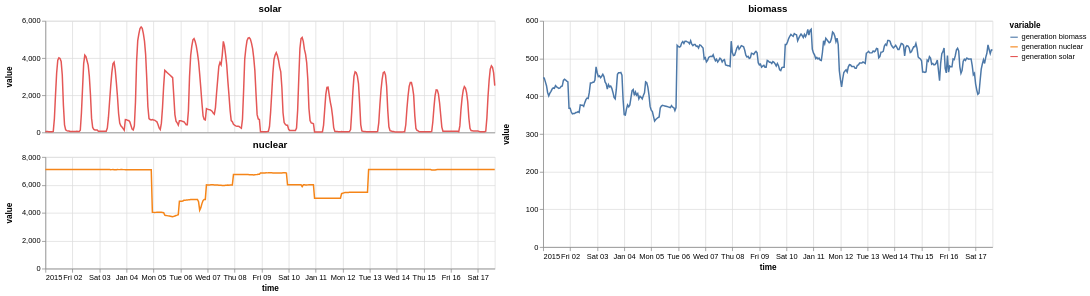

Notebook source saved alongside this figure:
### Markdown cell above
## Drawing the layout as a string

`on.layout` takes the arrangement as a multiline string, one character per grid
cell, and one keyword per character. A character repeated over several cells spans
them, and `.` leaves a cell empty.

```
A A B
C C B
```

reads as "two wide panels stacked on the left, one tall panel on the right". Only
`A-Z`, `a-z`, `0-9` and `.` are allowed, whitespace between the cells is free, and
the grid must be rectangular.

The `width` and `height` below size one grid cell, so `A` and `C` come out twice as
wide as `B`, and `B` twice as tall as them.

### Code cell
on.layout(
    "A A B\n"
    "C C B",
    A=line(solar, title='solar'),
    B=line(biomass, title='biomass'),
    C=line(nuclear, title='nuclear'),
)\
    .properties(width=300, height=150)\
    .show()

### Figure 1 — Vega specification as saved in the notebook (floating-point values rounded to 4 significant figures; data arrays with more than 128 entries replaced by an {"elided": "..."} marker saying what was removed)
{"$schema": "https://vega.github.io/schema/vega/v5.json", "data": [{"name": "source_0", "values": {"elided": "400 records"}, "transform": [{"type": "formula", "expr": "toDate(datum['time'])", "as": "time"}]}, {"name": "source_1", "values": {"elided": "400 records"}, "transform": [{"type": "formula", "expr": "toDate(datum['time'])", "as": "time"}]}, {"name": "source_2", "values": {"elided": "400 records"}, "transform": [{"type": "formula", "expr": "toDate(datum['time'])", "as": "time"}]}, {"name": "source_0_color_domain_variable_0", "values": [{"variable": "generation solar"}]}, {"name": "source_1_color_domain_variable_1", "values": [{"variable": "generation nuclear"}]}, {"name": "source_2_color_domain_variable_2", "values": [{"variable": "generation biomass"}]}, {"name": "source_0_concat_0_concat_0_y_domain_value", "values": [{"min": 23.0, "max": 5668.0}]}, {"name": "source_1_concat_0_concat_1_y_domain_value", "values": [{"min": 3712.0, "max": 7108.0}]}, {"name": "source_2_concat_1_y_domain_value", "values": [{"min": 334.0, "max": 578.0}]}], "signals": [{"name": "childWidth", "value": 604}, {"name": "concat_0_childHeight", "value": 150}, {"name": "concat_1_height", "value": 304}], "marks": [{"type": "group", "name": "concat_0_group", "marks": [{"type": "group", "name": "concat_0_concat_0_group", "encode": {"update": {"width": {"signal": "childWidth"}, "height": {"signal": "concat_0_childHeight"}}}, "marks": [{"type": "group", "name": "concat_0_concat_0_layer_0_pathgroup", "from": {"facet": {"data": "source_0", "name": "faceted_path_concat_0_concat_0_layer_0_main", "groupby": ["variable"]}}, "encode": {"update": {"width": {"field": {"signal": null, "datum": null, "group": "width", "parent": null}}, "height": {"field": {"signal": null, "datum": null, "group": "height", "parent": null}}}}, "marks": [{"type": "line", "name": "concat_0_concat_0_layer_0_marks", "from": {"data": "faceted_path_concat_0_concat_0_layer_0_main"}, "sort": {"field": "x"}, "encode": {"update": {"y": {"field": "value", "scale": "concat_0_concat_0_y"}, "x": {"field": "time", "scale": "x"}, "stroke": {"field": "variable", "scale": "color"}, "defined": {"signal": "isValid(datum[\"time\"]) && isFinite(+datum[\"time\"]) && isValid(datum[\"value\"]) && isFinite(+datum[\"value\"])"}}}, "style": ["line"]}]}], "axes": [{"scale": "x", "orient": "bottom", "gridScale": "concat_0_concat_0_y", "domain": false, "zindex": 0, "maxExtent": 0, "minExtent": 0, "labels": false, "grid": true, "aria": false, "ticks": false, "tickCount": {"signal": "ceil(childWidth/40)"}}, {"scale": "concat_0_concat_0_y", "grid": true, "tickCount": {"signal": "ceil(concat_0_childHeight/40)"}, "aria": false, "labels": false, "minExtent": 0, "orient": "left", "maxExtent": 0, "ticks": false, "gridScale": "x", "domain": false, "zindex": 0}, {"scale": "x", "labelOverlap": true, "orient": "bottom", "labels": false, "minExtent": 0, "labelFlush": true, "maxExtent": 0, "grid": false, "tickCount": {"signal": "ceil(childWidth/40)"}, "zindex": 0, "ticks": false}, {"scale": "concat_0_concat_0_y", "zindex": 0, "tickCount": {"signal": "ceil(concat_0_childHeight/40)"}, "grid": false, "orient": "left", "labelOverlap": true, "title": "value"}], "title": {"text": "solar", "frame": "group"}, "style": "cell"}, {"type": "group", "name": "concat_0_concat_1_group", "encode": {"update": {"height": {"signal": "concat_0_childHeight"}, "width": {"signal": "childWidth"}}}, "marks": [{"type": "group", "name": "concat_0_concat_1_layer_0_pathgroup", "from": {"facet": {"data": "source_1", "name": "faceted_path_concat_0_concat_1_layer_0_main", "groupby": ["variable"]}}, "encode": {"update": {"width": {"field": {"signal": null, "datum": null, "group": "width", "parent": null}}, "height": {"field": {"signal": null, "datum": null, "group": "height", "parent": null}}}}, "marks": [{"type": "line", "name": "concat_0_concat_1_layer_0_marks", "from": {"data": "faceted_path_concat_0_concat_1_layer_0_main"}, "sort": {"field": "x"}, "encode": {"update": {"defined": {"signal": "isValid(datum[\"time\"]) && isFinite(+datum[\"time\"]) && isValid(datum[\"value\"]) && isFinite(+datum[\"value\"])"}, "y": {"field": "value", "scale": "concat_0_concat_1_y"}, "stroke": {"field": "variable", "scale": "color"}, "x": {"field": "time", "scale": "x"}}}, "style": ["line"]}]}], "axes": [{"scale": "x", "grid": true, "aria": false, "maxExtent": 0, "minExtent": 0, "ticks": false, "zindex": 0, "tickCount": {"signal": "ceil(childWidth/40)"}, "labels": false, "domain": false, "orient": "bottom", "gridScale": "concat_0_concat_1_y"}, {"scale": "concat_0_concat_1_y", "orient": "left", "zindex": 0, "tickCount": {"signal": "ceil(concat_0_childHeight/40)"}, "labels": false, "maxExtent": 0, "gridScale": "x", "domain": false, "grid": true, "ticks": false, "aria": false, "minExtent": 0}, {"scale": "x", "title": "time", "labelOverlap": true, "labelFlush": true, "grid": false, "orient": "bottom", "tickCount": {"signal": "ceil(childWidth/40)"}, "zindex": 0}, {"scale": "concat_0_concat_1_y", "zindex": 0, "orient": "left", "grid": false, "title": "value", "tickCount": {"signal": "ceil(concat_0_childHeight/40)"}, "labelOverlap": true}], "title": {"text": "nuclear", "frame": "group"}, "style": "cell"}], "layout": {"padding": 4, "columns": 1, "bounds": "full", "align": "each", "center": false}}, {"type": "group", "name": "concat_1_group", "encode": {"update": {"height": {"signal": "concat_1_height"}, "width": {"signal": "childWidth"}}}, "marks": [{"type": "group", "name": "concat_1_layer_0_pathgroup", "from": {"facet": {"data": "source_2", "name": "faceted_path_concat_1_layer_0_main", "groupby": ["variable"]}}, "encode": {"update": {"height": {"field": {"signal": null, "datum": null, "group": "height", "parent": null}}, "width": {"field": {"signal": null, "datum": null, "group": "width", "parent": null}}}}, "marks": [{"type": "line", "name": "concat_1_layer_0_marks", "from": {"data": "faceted_path_concat_1_layer_0_main"}, "sort": {"field": "x"}, "encode": {"update": {"x": {"field": "time", "scale": "x"}, "stroke": {"field": "variable", "scale": "color"}, "y": {"field": "value", "scale": "concat_1_y"}, "defined": {"signal": "isValid(datum[\"time\"]) && isFinite(+datum[\"time\"]) && isValid(datum[\"value\"]) && isFinite(+datum[\"value\"])"}}}, "style": ["line"]}]}], "axes": [{"scale": "x", "domain": false, "grid": true, "aria": false, "gridScale": "concat_1_y", "zindex": 0, "labels": false, "orient": "bottom", "tickCount": {"signal": "ceil(childWidth/40)"}, "maxExtent": 0, "ticks": false, "minExtent": 0}, {"scale": "concat_1_y", "maxExtent": 0, "grid": true, "labels": false, "ticks": false, "domain": false, "tickCount": {"signal": "ceil(concat_1_height/40)"}, "minExtent": 0, "zindex": 0, "orient": "left", "gridScale": "x", "aria": false}, {"scale": "x", "labelOverlap": true, "title": "time", "orient": "bottom", "grid": false, "tickCount": {"signal": "ceil(childWidth/40)"}, "zindex": 0, "labelFlush": true}, {"scale": "concat_1_y", "labelOverlap": true, "zindex": 0, "title": "value", "grid": false, "tickCount": {"signal": "ceil(concat_1_height/40)"}, "orient": "left"}], "title": {"text": "biomass", "frame": "group"}, "style": "cell"}], "scales": [{"name": "x", "type": "time", "domain": {"fields": [{"data": "source_0", "field": "time"}, {"data": "source_1", "field": "time"}, {"data": "source_2", "field": "time"}]}, "range": [0, {"signal": "childWidth"}]}, {"name": "color", "type": "ordinal", "domain": {"fields": [{"data": "source_0_color_domain_variable_0", "field": "variable"}, {"data": "source_1_color_domain_variable_1", "field": "variable"}, {"data": "source_2_color_domain_variable_2", "field": "variable"}], "sort": true}, "range": "category"}, {"name": "concat_0_concat_0_y", "type": "linear", "domain": [{"signal": "(data(\"source_0_concat_0_concat_0_y_domain_value\")[0] || {}).min"}, {"signal": "(data(\"source_0_concat_0_concat_0_y_domain_value\")[0] || {}).max"}], "range": [{"signal": "concat_0_childHeight"}, 0], "nice": true, "zero": true}, {"name": "concat_0_concat_1_y", "type": "linear", "domain": [{"signal": "(data(\"source_1_concat_0_concat_1_y_domain_value\")[0] || {}).min"}, {"signal": "(data(\"source_1_concat_0_concat_1_y_domain_value\")[0] || {}).max"}], "range": [{"signal": "concat_0_childHeight"}, 0], "nice": true, "zero": true}, {"name": "concat_1_y", "type": "linear", "domain": [{"signal": "(data(\"source_2_concat_1_y_domain_value\")[0] || {}).min"}, {"signal": "(data(\"source_2_concat_1_y_domain_value\")[0] || {}).max"}], "range": [{"signal": "concat_1_height"}, 0], "zero": true, "nice": true}], "config": {"axisY": {"minExtent": 40}}, "padding": 5, "background": "white", "layout": {"padding": 4, "bounds": "full", "align": "each", "center": false}, "legends": [{"stroke": "color", "symbolType": "stroke", "title": "variable"}]}
